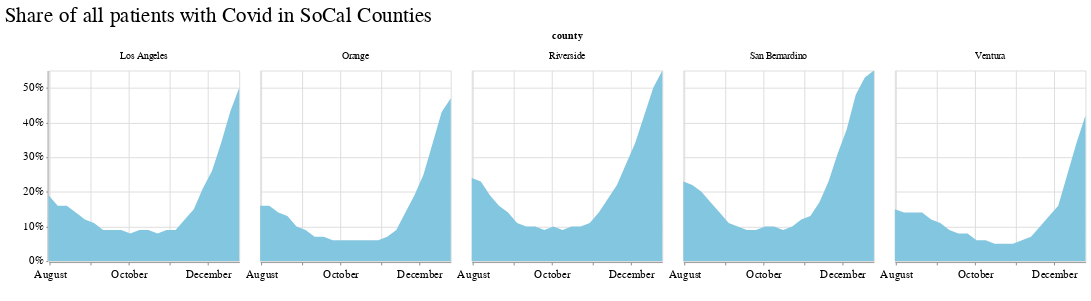

Notebook source saved alongside this figure:
### Code cell
alt.Chart(socal_grouped).mark_area().encode(
    x=alt.X('week:T', axis=alt.Axis(format='', title=' ', tickCount=3)),
    y = alt.Y('covid_patients_share', title=' ', axis=alt.Axis(format='%', title='', tickCount=6)),
    facet=alt.Facet('county')
).properties(width=200, height=200, title='Share of all patients with Covid in SoCal Counties')

### Figure 1 — Vega-Lite specification as saved in the notebook (floating-point values rounded to 4 significant figures)
{"config": {"view": {"width": 800, "height": 450}, "background": "#ffffff", "title": {"anchor": "start", "font": "Benton Gothic Bold, sans", "fontColor": "#000000", "fontSize": 22, "fontWeight": "normal"}, "arc": {"fill": "#82c6df"}, "area": {"fill": "#82c6df"}, "line": {"stroke": "#82c6df", "strokeWidth": 3}, "path": {"stroke": "#82c6df"}, "rect": {"fill": "#82c6df"}, "shape": {"stroke": "#82c6df"}, "bar": {"fill": "#82c6df"}, "point": {"stroke": "#82c6df"}, "symbol": {"fill": "#82c6df", "size": 30}, "axis": {"titleFont": "Benton Gothic Bold, sans", "titleFontSize": 13, "titleFontWeight": "normal", "labelFont": "Benton Gothic, sans", "labelFontSize": 11.5, "labelFontWeight": "normal"}, "axisX": {"labelAngle": 0, "labelPadding": 4, "tickSize": 3}, "axisY": {"labelBaseline": "middle", "maxExtent": 45, "minExtent": 45, "tickSize": 2, "titleAlign": "left", "titleAngle": 0, "titleX": -45, "titleY": -11}, "legend": {"titleFont": "Benton Gothic Bold, sans", "titleFontSize": 13, "titleFontWeight": "normal", "symbolType": "square", "labelFont": "Benton Gothic, sans", "labelFontSize": 11.5}, "range": {"category": ["#3580b1", "#ec8431", "#ab7fb4", "#c89d29", "#adc839", "#829eb1"], "diverging": ["#e68a4f", "#f4bb6a", "#f9e39c", "#dadfe2", "#a6b7c6", "#849eae"], "heatmap": ["#fbf2c7", "#f9e39c", "#f8d36e", "#f4bb6a", "#e68a4f", "#d15a40", "#ab4232"], "ordinal": ["#fbf2c7", "#f9e39c", "#f8d36e", "#f4bb6a", "#e68a4f", "#d15a40", "#ab4232"], "ramp": ["#fbf2c7", "#f9e39c", "#f8d36e", "#f4bb6a", "#e68a4f", "#d15a40", "#ab4232"]}}, "data": {"name": "data-0b99f8e287c18d7cedda0bf381bf6569"}, "mark": "area", "encoding": {"facet": {"type": "nominal", "field": "county"}, "x": {"type": "temporal", "axis": {"format": "", "tickCount": 3, "title": " "}, "field": "week"}, "y": {"type": "quantitative", "axis": {"format": "%", "tickCount": 6, "title": ""}, "field": "covid_patients_share", "title": " "}}, "height": 200, "title": "Share of all patients with Covid in SoCal Counties", "width": 200, "$schema": "https://vega.github.io/schema/vega-lite/v4.0.2.json", "datasets": {"data-0b99f8e287c18d7cedda0bf381bf6569": [{"county": "Los Angeles", "week": "2020-07-31T00:00:00", "total_covid_patients": 2319.0, "covid_patients_share": 0.19}, {"county": "Los Angeles", "week": "2020-08-07T00:00:00", "total_covid_patients": 2025.0, "covid_patients_share": 0.16}, {"county": "Los Angeles", "week": "2020-08-14T00:00:00", "total_covid_patients": 1950.0, "covid_patients_share": 0.16}, {"county": "Los Angeles", "week": "2020-08-21T00:00:00", "total_covid_patients": 1724.0, "covid_patients_share": 0.14}, {"county": "Los Angeles", "week": "2020-08-28T00:00:00", "total_covid_patients": 1456.0, "covid_patients_share": 0.12}, {"county": "Los Angeles", "week": "2020-09-04T00:00:00", "total_covid_patients": 1307.0, "covid_patients_share": 0.11}, {"county": "Los Angeles", "week": "2020-09-11T00:00:00", "total_covid_patients": 1120.0, "covid_patients_share": 0.09}, {"county": "Los Angeles", "week": "2020-09-18T00:00:00", "total_covid_patients": 1105.0, "covid_patients_share": 0.09}, {"county": "Los Angeles", "week": "2020-09-25T00:00:00", "total_covid_patients": 1065.0, "covid_patients_share": 0.09}, {"county": "Los Angeles", "week": "2020-10-02T00:00:00", "total_covid_patients": 1048.0, "covid_patients_share": 0.08}, {"county": "Los Angeles", "week": "2020-10-09T00:00:00", "total_covid_patients": 1066.0, "covid_patients_share": 0.09}, {"county": "Los Angeles", "week": "2020-10-16T00:00:00", "total_covid_patients": 1072.0, "covid_patients_share": 0.09}, {"county": "Los Angeles", "week": "2020-10-23T00:00:00", "total_covid_patients": 1032.0, "covid_patients_share": 0.08}, {"county": "Los Angeles", "week": "2020-10-30T00:00:00", "total_covid_patients": 1112.0, "covid_patients_share": 0.09}, {"county": "Los Angeles", "week": "2020-11-06T00:00:00", "total_covid_patients": 1215.0, "covid_patients_share": 0.09}, {"county": "Los Angeles", "week": "2020-11-13T00:00:00", "total_covid_patients": 1511.0, "covid_patients_share": 0.12}, {"county": "Los Angeles", "week": "2020-11-20T00:00:00", "total_covid_patients": 2023.0, "covid_patients_share": 0.15}, {"county": "Los Angeles", "week": "2020-11-27T00:00:00", "total_covid_patients": 2743.0, "covid_patients_share": 0.21}, {"county": "Los Angeles", "week": "2020-12-04T00:00:00", "total_covid_patients": 3666.0, "covid_patients_share": 0.26}, {"county": "Los Angeles", "week": "2020-12-11T00:00:00", "total_covid_patients": 5038.0, "covid_patients_share": 0.34}, {"county": "Los Angeles", "week": "2020-12-18T00:00:00", "total_covid_patients": 6497.0, "covid_patients_share": 0.43}, {"county": "Los Angeles", "week": "2020-12-25T00:00:00", "total_covid_patients": 7584.0, "covid_patients_share": 0.5}, {"county": "Orange", "week": "2020-07-31T00:00:00", "total_covid_patients": 581.0, "covid_patients_share": 0.16}, {"county": "Orange", "week": "2020-08-07T00:00:00", "total_covid_patients": 519.0, "covid_patients_share": 0.16}, {"county": "Orange", "week": "2020-08-14T00:00:00", "total_covid_patients": 472.0, "covid_patients_share": 0.14}, {"county": "Orange", "week": "2020-08-21T00:00:00", "total_covid_patients": 451.0, "covid_patients_share": 0.13}, {"county": "Orange", "week": "2020-08-28T00:00:00", "total_covid_patients": 354.0, "covid_patients_share": 0.1}, {"county": "Orange", "week": "2020-09-04T00:00:00", "total_covid_patients": 291.0, "covid_patients_share": 0.09}, {"county": "Orange", "week": "2020-09-11T00:00:00", "total_covid_patients": 245.0, "covid_patients_share": 0.07}, {"county": "Orange", "week": "2020-09-18T00:00:00", "total_covid_patients": 232.0, "covid_patients_share": 0.07}, {"county": "Orange", "week": "2020-09-25T00:00:00", "total_covid_patients": 217.0, "covid_patients_share": 0.06}, {"county": "Orange", "week": "2020-10-02T00:00:00", "total_covid_patients": 217.0, "covid_patients_share": 0.06}, {"county": "Orange", "week": "2020-10-09T00:00:00", "total_covid_patients": 211.0, "covid_patients_share": 0.06}, {"county": "Orange", "week": "2020-10-16T00:00:00", "total_covid_patients": 211.0, "covid_patients_share": 0.06}, {"county": "Orange", "week": "2020-10-23T00:00:00", "total_covid_patients": 208.0, "covid_patients_share": 0.06}, {"county": "Orange", "week": "2020-10-30T00:00:00", "total_covid_patients": 213.0, "covid_patients_share": 0.06}, {"county": "Orange", "week": "2020-11-06T00:00:00", "total_covid_patients": 261.0, "covid_patients_share": 0.07}, {"county": "Orange", "week": "2020-11-13T00:00:00", "total_covid_patients": 324.0, "covid_patients_share": 0.09}, {"county": "Orange", "week": "2020-11-20T00:00:00", "total_covid_patients": 488.0, "covid_patients_share": 0.14}, {"county": "Orange", "week": "2020-11-27T00:00:00", "total_covid_patients": 694.0, "covid_patients_share": 0.19}, {"county": "Orange", "week": "2020-12-04T00:00:00", "total_covid_patients": 991.0, "covid_patients_share": 0.25}, {"county": "Orange", "week": "2020-12-11T00:00:00", "total_covid_patients": 1433.0, "covid_patients_share": 0.34}, {"county": "Orange", "week": "2020-12-18T00:00:00", "total_covid_patients": 1805.0, "covid_patients_share": 0.43}, {"county": "Orange", "week": "2020-12-25T00:00:00", "total_covid_patients": 2048.0, "covid_patients_share": 0.47}, {"county": "Riverside", "week": "2020-07-31T00:00:00", "total_covid_patients": 529.0, "covid_patients_share": 0.24}, {"county": "Riverside", "week": "2020-08-07T00:00:00", "total_covid_patients": 468.0, "covid_patients_share": 0.23}, {"county": "Riverside", "week": "2020-08-14T00:00:00", "total_covid_patients": 409.0, "covid_patients_share": 0.19}, {"county": "Riverside", "week": "2020-08-21T00:00:00", "total_covid_patients": 340.0, "covid_patients_share": 0.16}, {"county": "Riverside", "week": "2020-08-28T00:00:00", "total_covid_patients": 297.0, "covid_patients_share": 0.14}, {"county": "Riverside", "week": "2020-09-04T00:00:00", "total_covid_patients": 234.0, "covid_patients_share": 0.11}, {"county": "Riverside", "week": "2020-09-11T00:00:00", "total_covid_patients": 207.0, "covid_patients_share": 0.1}, {"county": "Riverside", "week": "2020-09-18T00:00:00", "total_covid_patients": 192.0, "covid_patients_share": 0.1}, {"county": "Riverside", "week": "2020-09-25T00:00:00", "total_covid_patients": 182.0, "covid_patients_share": 0.09}, {"county": "Riverside", "week": "2020-10-02T00:00:00", "total_covid_patients": 213.0, "covid_patients_share": 0.1}, {"county": "Riverside", "week": "2020-10-09T00:00:00", "total_covid_patients": 202.0, "covid_patients_share": 0.09}, {"county": "Riverside", "week": "2020-10-16T00:00:00", "total_covid_patients": 214.0, "covid_patients_share": 0.1}, {"county": "Riverside", "week": "2020-10-23T00:00:00", "total_covid_patients": 211.0, "covid_patients_share": 0.1}, {"county": "Riverside", "week": "2020-10-30T00:00:00", "total_covid_patients": 241.0, "covid_patients_share": 0.11}, {"county": "Riverside", "week": "2020-11-06T00:00:00", "total_covid_patients": 296.0, "covid_patients_share": 0.14}, {"county": "Riverside", "week": "2020-11-13T00:00:00", "total_covid_patients": 399.0, "covid_patients_share": 0.18}, {"county": "Riverside", "week": "2020-11-20T00:00:00", "total_covid_patients": 505.0, "covid_patients_share": 0.22}, {"county": "Riverside", "week": "2020-11-27T00:00:00", "total_covid_patients": 670.0, "covid_patients_share": 0.28}, {"county": "Riverside", "week": "2020-12-04T00:00:00", "total_covid_patients": 843.0, "covid_patients_share": 0.34}, {"county": "Riverside", "week": "2020-12-11T00:00:00", "total_covid_patients": 1072.0, "covid_patients_share": 0.42}, {"county": "Riverside", "week": "2020-12-18T00:00:00", "total_covid_patients": 1360.0, "covid_patients_share": 0.5}, {"county": "Riverside", "week": "2020-12-25T00:00:00", "total_covid_patients": 1525.0, "covid_patients_share": 0.55}, {"county": "San Bernardino", "week": "2020-07-31T00:00:00", "total_covid_patients": 613.0, "covid_patients_share": 0.23}, {"county": "San Bernardino", "week": "2020-08-07T00:00:00", "total_covid_patients": 550.0, "covid_patients_share": 0.22}, {"county": "San Bernardino", "week": "2020-08-14T00:00:00", "total_covid_patients": 516.0, "covid_patients_share": 0.2}, {"county": "San Bernardino", "week": "2020-08-21T00:00:00", "total_covid_patients": 420.0, "covid_patients_share": 0.17}, {"county": "San Bernardino", "week": "2020-08-28T00:00:00", "total_covid_patients": 332.0, "covid_patients_share": 0.14}, {"county": "San Bernardino", "week": "2020-09-04T00:00:00", "total_covid_patients": 270.0, "covid_patients_share": 0.11}, {"county": "San Bernardino", "week": "2020-09-11T00:00:00", "total_covid_patients": 233.0, "covid_patients_share": 0.1}, {"county": "San Bernardino", "week": "2020-09-18T00:00:00", "total_covid_patients": 220.0, "covid_patients_share": 0.09}, {"county": "San Bernardino", "week": "2020-09-25T00:00:00", "total_covid_patients": 212.0, "covid_patients_share": 0.09}, {"county": "San Bernardino", "week": "2020-10-02T00:00:00", "total_covid_patients": 234.0, "covid_patients_share": 0.1}, {"county": "San Bernardino", "week": "2020-10-09T00:00:00", "total_covid_patients": 241.0, "covid_patients_share": 0.1}, {"county": "San Bernardino", "week": "2020-10-16T00:00:00", "total_covid_patients": 234.0, "covid_patients_share": 0.09}, {"county": "San Bernardino", "week": "2020-10-23T00:00:00", "total_covid_patients": 265.0, "covid_patients_share": 0.1}, {"county": "San Bernardino", "week": "2020-10-30T00:00:00", "total_covid_patients": 309.0, "covid_patients_share": 0.12}, {"county": "San Bernardino", "week": "2020-11-06T00:00:00", "total_covid_patients": 335.0, "covid_patients_share": 0.13}, {"county": "San Bernardino", "week": "2020-11-13T00:00:00", "total_covid_patients": 457.0, "covid_patients_share": 0.17}, {"county": "San Bernardino", "week": "2020-11-20T00:00:00", "total_covid_patients": 621.0, "covid_patients_share": 0.23}, {"county": "San Bernardino", "week": "2020-11-27T00:00:00", "total_covid_patients": 868.0, "covid_patients_share": 0.31}, {"county": "San Bernardino", "week": "2020-12-04T00:00:00", "total_covid_patients": 1091.0, "covid_patients_share": 0.38}, {"county": "San Bernardino", "week": "2020-12-11T00:00:00", "total_covid_patients": 1408.0, "covid_patients_share": 0.48}, {"county": "San Bernardino", "week": "2020-12-18T00:00:00", "total_covid_patients": 1650.0, "covid_patients_share": 0.53}, {"county": "San Bernardino", "week": "2020-12-25T00:00:00", "total_covid_patients": 1725.0, "covid_patients_share": 0.55}, {"county": "Ventura", "week": "2020-07-31T00:00:00", "total_covid_patients": 119.0, "covid_patients_share": 0.15}, {"county": "Ventura", "week": "2020-08-07T00:00:00", "total_covid_patients": 107.0, "covid_patients_share": 0.14}, {"county": "Ventura", "week": "2020-08-14T00:00:00", "total_covid_patients": 108.0, "covid_patients_share": 0.14}, {"county": "Ventura", "week": "2020-08-21T00:00:00", "total_covid_patients": 107.0, "covid_patients_share": 0.14}, {"county": "Ventura", "week": "2020-08-28T00:00:00", "total_covid_patients": 90.0, "covid_patients_share": 0.12}, {"county": "Ventura", "week": "2020-09-04T00:00:00", "total_covid_patients": 84.0, "covid_patients_share": 0.11}, {"county": "Ventura", "week": "2020-09-11T00:00:00", "total_covid_patients": 65.0, "covid_patients_share": 0.09}, {"county": "Ventura", "week": "2020-09-18T00:00:00", "total_covid_patients": 60.0, "covid_patients_share": 0.08}, {"county": "Ventura", "week": "2020-09-25T00:00:00", "total_covid_patients": 57.0, "covid_patients_share": 0.08}, {"county": "Ventura", "week": "2020-10-02T00:00:00", "total_covid_patients": 45.0, "covid_patients_share": 0.06}, {"county": "Ventura", "week": "2020-10-09T00:00:00", "total_covid_patients": 47.0, "covid_patients_share": 0.06}, {"county": "Ventura", "week": "2020-10-16T00:00:00", "total_covid_patients": 38.0, "covid_patients_share": 0.05}, {"county": "Ventura", "week": "2020-10-23T00:00:00", "total_covid_patients": 39.0, "covid_patients_share": 0.05}, {"county": "Ventura", "week": "2020-10-30T00:00:00", "total_covid_patients": 37.0, "covid_patients_share": 0.05}, {"county": "Ventura", "week": "2020-11-06T00:00:00", "total_covid_patients": 45.0, "covid_patients_share": 0.06}, {"county": "Ventura", "week": "2020-11-13T00:00:00", "total_covid_patients": 50.0, "covid_patients_share": 0.07}, {"county": "Ventura", "week": "2020-11-20T00:00:00", "total_covid_patients": 77.0, "covid_patients_share": 0.1}, {"county": "Ventura", "week": "2020-11-27T00:00:00", "total_covid_patients": 105.0, "covid_patients_share": 0.13}, {"county": "Ventura", "week": "2020-12-04T00:00:00", "total_covid_patients": 137.0, "covid_patients_share": 0.16}, {"county": "Ventura", "week": "2020-12-11T00:00:00", "total_covid_patients": 212.0, "covid_patients_share": 0.25}, {"county": "Ventura", "week": "2020-12-18T00:00:00", "total_covid_patients": 300.0, "covid_patients_share": 0.34}, {"county": "Ventura", "week": "2020-12-25T00:00:00", "total_covid_patients": 364.0, "covid_patients_share": 0.42}]}}
